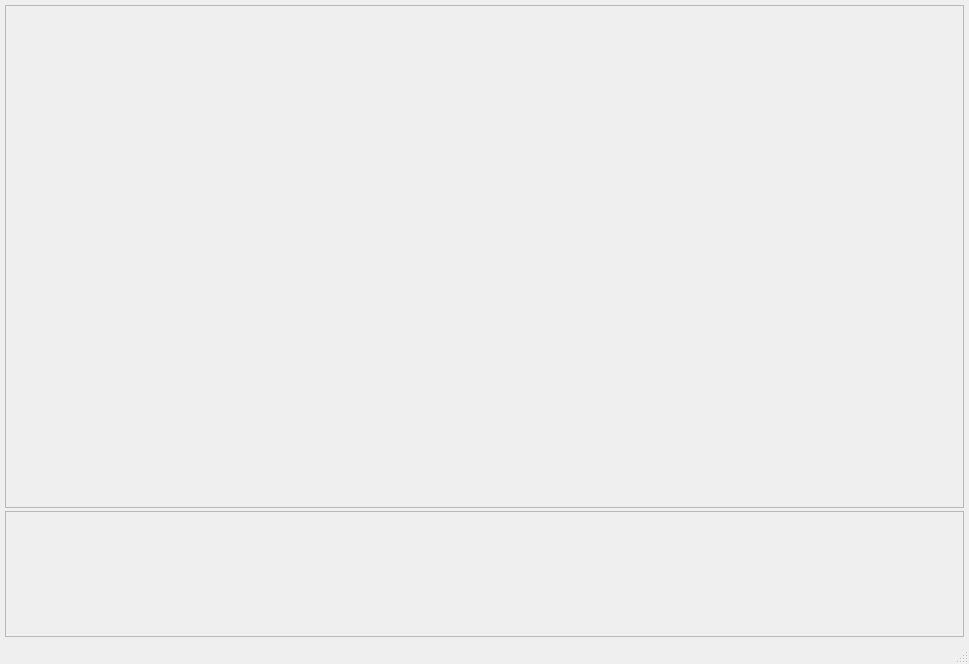
<?xml version="1.0" encoding="UTF-8"?>
<ui version="4.0">
 <class>LampWidget</class>
 <widget class="QMainWindow" name="LampWidget">
  <property name="geometry">
   <rect>
    <x>0</x>
    <y>0</y>
    <width>969</width>
    <height>664</height>
   </rect>
  </property>
  <property name="windowTitle">
   <string>LampWidget</string>
  </property>
  <widget class="QWidget" name="centralwidget">
   <layout class="QVBoxLayout" name="verticalLayout_2" stretch="4,1">
    <property name="spacing">
     <number>3</number>
    </property>
    <property name="leftMargin">
     <number>5</number>
    </property>
    <property name="topMargin">
     <number>5</number>
    </property>
    <property name="rightMargin">
     <number>5</number>
    </property>
    <property name="bottomMargin">
     <number>5</number>
    </property>
    <item>
     <widget class="QFrame" name="frLampWidget">
      <property name="frameShape">
       <enum>QFrame::StyledPanel</enum>
      </property>
      <property name="frameShadow">
       <enum>QFrame::Raised</enum>
      </property>
     </widget>
    </item>
    <item>
     <widget class="QFrame" name="frNetworkWidget">
      <property name="frameShape">
       <enum>QFrame::StyledPanel</enum>
      </property>
      <property name="frameShadow">
       <enum>QFrame::Raised</enum>
      </property>
     </widget>
    </item>
   </layout>
  </widget>
  <widget class="QMenuBar" name="menubar">
   <property name="geometry">
    <rect>
     <x>0</x>
     <y>0</y>
     <width>969</width>
     <height>22</height>
    </rect>
   </property>
  </widget>
  <widget class="QStatusBar" name="statusbar"/>
 </widget>
 <resources/>
 <connections/>
</ui>
